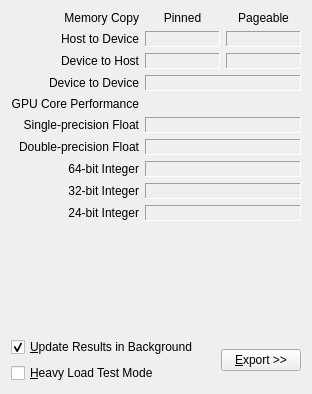
     <widget class="QWidget" name="tabPerformance">
      <attribute name="title">
       <string>Performance</string>
      </attribute>
      <layout class="QGridLayout" name="gridLayout_4">
       <item row="8" column="0">
        <widget class="QLabel" name="labelInt32Rate">
         <property name="text">
          <string>32-bit Integer</string>
         </property>
         <property name="alignment">
          <set>Qt::AlignRight|Qt::AlignTrailing|Qt::AlignVCenter</set>
         </property>
        </widget>
       </item>
       <item row="8" column="1" colspan="2">
        <widget class="QLabel" name="labelInt32RateText">
         <property name="frameShape">
          <enum>QFrame::Panel</enum>
         </property>
         <property name="frameShadow">
          <enum>QFrame::Sunken</enum>
         </property>
         <property name="text">
          <string notr="true">&lt;rate Miop/s&gt;</string>
         </property>
         <property name="textInteractionFlags">
          <set>Qt::LinksAccessibleByMouse</set>
         </property>
        </widget>
       </item>
       <item row="0" column="0">
        <widget class="QLabel" name="labelMemRate">
         <property name="text">
          <string>Memory Copy</string>
         </property>
         <property name="alignment">
          <set>Qt::AlignRight|Qt::AlignTrailing|Qt::AlignVCenter</set>
         </property>
        </widget>
       </item>
       <item row="0" column="1">
        <widget class="QLabel" name="labelRatePin">
         <property name="text">
          <string>Pinned</string>
         </property>
         <property name="alignment">
          <set>Qt::AlignCenter</set>
         </property>
        </widget>
       </item>
       <item row="0" column="2">
        <widget class="QLabel" name="labelRatePage">
         <property name="text">
          <string>Pageable</string>
         </property>
         <property name="alignment">
          <set>Qt::AlignCenter</set>
         </property>
        </widget>
       </item>
       <item row="1" column="0">
        <widget class="QLabel" name="labelHDRate">
         <property name="text">
          <string>Host to Device</string>
         </property>
         <property name="alignment">
          <set>Qt::AlignRight|Qt::AlignTrailing|Qt::AlignVCenter</set>
         </property>
        </widget>
       </item>
       <item row="1" column="1">
        <widget class="QLabel" name="labelHDRatePinText">
         <property name="frameShape">
          <enum>QFrame::Panel</enum>
         </property>
         <property name="frameShadow">
          <enum>QFrame::Sunken</enum>
         </property>
         <property name="text">
          <string>&lt;rate MB/s&gt;</string>
         </property>
         <property name="textInteractionFlags">
          <set>Qt::LinksAccessibleByMouse</set>
         </property>
        </widget>
       </item>
       <item row="1" column="2">
        <widget class="QLabel" name="labelHDRatePageText">
         <property name="frameShape">
          <enum>QFrame::Panel</enum>
         </property>
         <property name="frameShadow">
          <enum>QFrame::Sunken</enum>
         </property>
         <property name="text">
          <string notr="true">&lt;rate MB/s&gt;</string>
         </property>
         <property name="textInteractionFlags">
          <set>Qt::LinksAccessibleByMouse</set>
         </property>
        </widget>
       </item>
       <item row="2" column="0">
        <widget class="QLabel" name="labelDHRate">
         <property name="text">
          <string>Device to Host</string>
         </property>
         <property name="alignment">
          <set>Qt::AlignRight|Qt::AlignTrailing|Qt::AlignVCenter</set>
         </property>
        </widget>
       </item>
       <item row="2" column="1">
        <widget class="QLabel" name="labelDHRatePinText">
         <property name="frameShape">
          <enum>QFrame::Panel</enum>
         </property>
         <property name="frameShadow">
          <enum>QFrame::Sunken</enum>
         </property>
         <property name="text">
          <string notr="true">&lt;rate MB/s&gt;</string>
         </property>
         <property name="textInteractionFlags">
          <set>Qt::LinksAccessibleByMouse</set>
         </property>
        </widget>
       </item>
       <item row="2" column="2">
        <widget class="QLabel" name="labelDHRatePageText">
         <property name="frameShape">
          <enum>QFrame::Panel</enum>
         </property>
         <property name="frameShadow">
          <enum>QFrame::Sunken</enum>
         </property>
         <property name="text">
          <string notr="true">&lt;rate MB/s&gt;</string>
         </property>
         <property name="textInteractionFlags">
          <set>Qt::LinksAccessibleByMouse</set>
         </property>
        </widget>
       </item>
       <item row="3" column="0">
        <widget class="QLabel" name="labelDDRate">
         <property name="text">
          <string>Device to Device</string>
         </property>
         <property name="alignment">
          <set>Qt::AlignRight|Qt::AlignTrailing|Qt::AlignVCenter</set>
         </property>
        </widget>
       </item>
       <item row="3" column="1" colspan="2">
        <widget class="QLabel" name="labelDDRateText">
         <property name="frameShape">
          <enum>QFrame::Panel</enum>
         </property>
         <property name="frameShadow">
          <enum>QFrame::Sunken</enum>
         </property>
         <property name="text">
          <string notr="true">&lt;rate MB/s&gt;</string>
         </property>
         <property name="textInteractionFlags">
          <set>Qt::LinksAccessibleByMouse</set>
         </property>
        </widget>
       </item>
       <item row="4" column="0">
        <widget class="QLabel" name="labelCalcRate">
         <property name="text">
          <string>GPU Core Performance</string>
         </property>
         <property name="alignment">
          <set>Qt::AlignRight|Qt::AlignTrailing|Qt::AlignVCenter</set>
         </property>
        </widget>
       </item>
       <item row="5" column="0">
        <widget class="QLabel" name="labelFloatRate">
         <property name="text">
          <string>Single-precision Float</string>
         </property>
         <property name="alignment">
          <set>Qt::AlignRight|Qt::AlignTrailing|Qt::AlignVCenter</set>
         </property>
        </widget>
       </item>
       <item row="5" column="1" colspan="2">
        <widget class="QLabel" name="labelFloatRateText">
         <property name="frameShape">
          <enum>QFrame::Panel</enum>
         </property>
         <property name="frameShadow">
          <enum>QFrame::Sunken</enum>
         </property>
         <property name="text">
          <string notr="true">&lt;rate Mflop/s&gt;</string>
         </property>
         <property name="textInteractionFlags">
          <set>Qt::LinksAccessibleByMouse</set>
         </property>
        </widget>
       </item>
       <item row="6" column="0">
        <widget class="QLabel" name="labelDoubleRate">
         <property name="text">
          <string>Double-precision Float</string>
         </property>
         <property name="alignment">
          <set>Qt::AlignRight|Qt::AlignTrailing|Qt::AlignVCenter</set>
         </property>
        </widget>
       </item>
       <item row="6" column="1" colspan="2">
        <widget class="QLabel" name="labelDoubleRateText">
         <property name="frameShape">
          <enum>QFrame::Panel</enum>
         </property>
         <property name="frameShadow">
          <enum>QFrame::Sunken</enum>
         </property>
         <property name="text">
          <string notr="true">&lt;rate Mflop/s&gt;</string>
         </property>
         <property name="textInteractionFlags">
          <set>Qt::LinksAccessibleByMouse</set>
         </property>
        </widget>
       </item>
       <item row="9" column="0">
        <widget class="QLabel" name="labelInt24Rate">
         <property name="text">
          <string>24-bit Integer</string>
         </property>
         <property name="alignment">
          <set>Qt::AlignRight|Qt::AlignTrailing|Qt::AlignVCenter</set>
         </property>
        </widget>
       </item>
       <item row="9" column="1" colspan="2">
        <widget class="QLabel" name="labelInt24RateText">
         <property name="frameShape">
          <enum>QFrame::Panel</enum>
         </property>
         <property name="frameShadow">
          <enum>QFrame::Sunken</enum>
         </property>
         <property name="text">
          <string notr="true">&lt;rate Miop/s&gt;</string>
         </property>
         <property name="textInteractionFlags">
          <set>Qt::LinksAccessibleByMouse</set>
         </property>
        </widget>
       </item>
       <item row="11" column="0" colspan="3">
        <spacer name="verticalSpacer_6">
         <property name="orientation">
          <enum>Qt::Vertical</enum>
         </property>
         <property name="sizeHint" stdset="0">
          <size>
           <width>273</width>
           <height>110</height>
          </size>
         </property>
        </spacer>
       </item>
       <item row="12" column="0" colspan="3">
        <layout class="QHBoxLayout" name="horizontalLayout_3">
         <item>
          <layout class="QVBoxLayout" name="verticalLayout_4">
           <item>
            <widget class="QCheckBox" name="checkUpdateResults">
             <property name="text">
              <string>&amp;Update Results in Background</string>
             </property>
             <property name="checked">
              <bool>true</bool>
             </property>
            </widget>
           </item>
           <item>
            <widget class="QCheckBox" name="checkHeavyMode">
             <property name="text">
              <string>&amp;Heavy Load Test Mode</string>
             </property>
             <property name="checked">
              <bool>false</bool>
             </property>
            </widget>
           </item>
          </layout>
         </item>
         <item>
          <spacer name="horizontalSpacer_4">
           <property name="orientation">
            <enum>Qt::Horizontal</enum>
           </property>
           <property name="sizeHint" stdset="0">
            <size>
             <width>17</width>
             <height>20</height>
            </size>
           </property>
          </spacer>
         </item>
         <item>
          <widget class="QPushButton" name="pushExport">
           <property name="text">
            <string>&amp;Export &gt;&gt;</string>
           </property>
           <property name="autoDefault">
            <bool>false</bool>
           </property>
          </widget>
         </item>
        </layout>
       </item>
       <item row="7" column="0">
        <widget class="QLabel" name="labelInt64Rate">
         <property name="text">
          <string>64-bit Integer</string>
         </property>
         <property name="alignment">
          <set>Qt::AlignRight|Qt::AlignTrailing|Qt::AlignVCenter</set>
         </property>
        </widget>
       </item>
       <item row="7" column="1" colspan="2">
        <widget class="QLabel" name="labelInt64RateText">
         <property name="frameShape">
          <enum>QFrame::Panel</enum>
         </property>
         <property name="frameShadow">
          <enum>QFrame::Sunken</enum>
         </property>
         <property name="text">
          <string notr="true">&lt;rate Miop/s&gt;</string>
         </property>
         <property name="textInteractionFlags">
          <set>Qt::LinksAccessibleByMouse</set>
         </property>
        </widget>
       </item>
      </layout>
     </widget>
